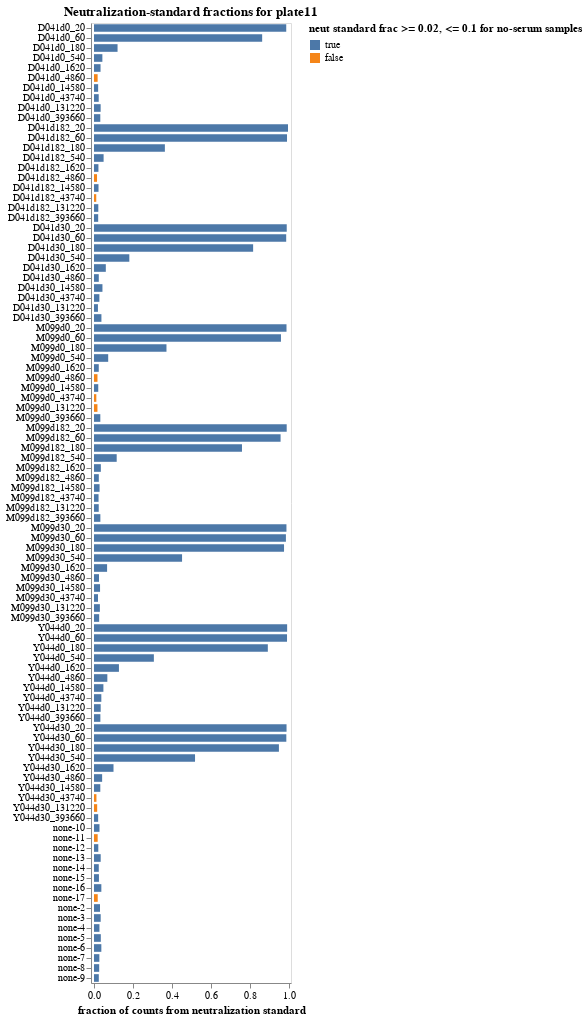

Notebook code cell kept with this figure:
### Markdown cell above
## Fraction of counts from neutralization standard
Determine the fraction of counts from the neutralization standard in each sample.

### Code cell
neut_standard_fracs = (
    counts
    .assign(neut_standard_count=lambda x: x["count"] * x["neut_standard"].astype(int))
    .groupby(
        ["serum", "dilution_factor", "sample_noplate"],
        dropna=False,
        as_index=False,
    )
    .aggregate(
        total_count=pd.NamedAgg("count", "sum"),
        neut_standard_count=pd.NamedAgg("neut_standard_count", "sum"),
    )
    .assign(
        neut_standard_frac=lambda x: x["neut_standard_count"] / x["total_count"],
        passes_qc=lambda x: (
            (x["neut_standard_frac"] >= qc_thresholds["min_neut_standard_frac"])
            & (
                (x["serum"] != "none")
                | (x["neut_standard_frac"] <= qc_thresholds["max_neut_standard_frac_no_serum"])
            )
        ),
    )
)

neut_standard_qc_desc = (
    f"neut standard frac >= {qc_thresholds['min_neut_standard_frac']}, "
    + f"<= {qc_thresholds['max_neut_standard_frac_no_serum']} for no-serum samples"
)

neut_standard_fracs_chart = (
    alt.Chart(neut_standard_fracs)
    .add_params(serum_selection)
    .transform_filter(serum_selection)
    .encode(
        alt.X(
            "neut_standard_frac",
            title="fraction of counts from neutralization standard",
            scale=alt.Scale(nice=False, padding=3),
        ),
        alt.Y(
            "sample_noplate",
            title=None,
            sort=list(
                neut_standard_fracs.sort_values(["serum", "dilution_factor"])["sample_noplate"]
            ),
        ),
        alt.Color(
            "passes_qc",
            title=neut_standard_qc_desc,
            scale=alt.Scale(domain=[True, False]),
        ),
        tooltip=neut_standard_fracs.columns.tolist(),
    )
    .mark_bar(height={"band": 0.85})
    .properties(
        height=alt.Step(10),
        width=200,
        title=f"Neutralization-standard fractions for {plate}",
    )
    .configure_axis(grid=False)
    .configure_legend(titleLimit=1000)
)

display(neut_standard_fracs_chart)

if not neut_standard_fracs["passes_qc"].all():
    qc_failures.add("min_neut_standard_frac or max_neut_standard_frac_no_serum")
    print(f"\nThe following samples failed {neut_standard_qc_desc}")
    display(neut_standard_fracs.query("not passes_qc").reset_index(drop=True))
else:
    print(f"\nAll samples passed {neut_standard_qc_desc}")

### Figure 1 — Vega-Lite specification as saved in the notebook (floating-point values rounded to 4 significant figures)
{"config": {"view": {"continuousWidth": 300, "continuousHeight": 300}, "axis": {"grid": false}, "legend": {"titleLimit": 1000}}, "data": {"name": "data-d2dd718f13958a69e6835eff33a0b172"}, "mark": {"type": "bar", "height": {"band": 0.85}}, "encoding": {"color": {"field": "passes_qc", "scale": {"domain": [true, false]}, "title": "neut standard frac >= 0.02, <= 0.1 for no-serum samples", "type": "nominal"}, "tooltip": [{"field": "serum", "type": "nominal"}, {"field": "dilution_factor", "type": "quantitative"}, {"field": "sample_noplate", "type": "nominal"}, {"field": "total_count", "type": "quantitative"}, {"field": "neut_standard_count", "type": "quantitative"}, {"field": "neut_standard_frac", "type": "quantitative"}, {"field": "passes_qc", "type": "nominal"}], "x": {"field": "neut_standard_frac", "scale": {"nice": false, "padding": 3}, "title": "fraction of counts from neutralization standard", "type": "quantitative"}, "y": {"field": "sample_noplate", "sort": ["D041d0_20", "D041d0_60", "D041d0_180", "D041d0_540", "D041d0_1620", "D041d0_4860", "D041d0_14580", "D041d0_43740", "D041d0_131220", "D041d0_393660", "D041d182_20", "D041d182_60", "D041d182_180", "D041d182_540", "D041d182_1620", "D041d182_4860", "D041d182_14580", "D041d182_43740", "D041d182_131220", "D041d182_393660", "D041d30_20", "D041d30_60", "D041d30_180", "D041d30_540", "D041d30_1620", "D041d30_4860", "D041d30_14580", "D041d30_43740", "D041d30_131220", "D041d30_393660", "M099d0_20", "M099d0_60", "M099d0_180", "M099d0_540", "M099d0_1620", "M099d0_4860", "M099d0_14580", "M099d0_43740", "M099d0_131220", "M099d0_393660", "M099d182_20", "M099d182_60", "M099d182_180", "M099d182_540", "M099d182_1620", "M099d182_4860", "M099d182_14580", "M099d182_43740", "M099d182_131220", "M099d182_393660", "M099d30_20", "M099d30_60", "M099d30_180", "M099d30_540", "M099d30_1620", "M099d30_4860", "M099d30_14580", "M099d30_43740", "M099d30_131220", "M099d30_393660", "Y044d0_20", "Y044d0_60", "Y044d0_180", "Y044d0_540", "Y044d0_1620", "Y044d0_4860", "Y044d0_14580", "Y044d0_43740", "Y044d0_131220", "Y044d0_393660", "Y044d30_20", "Y044d30_60", "Y044d30_180", "Y044d30_540", "Y044d30_1620", "Y044d30_4860", "Y044d30_14580", "Y044d30_43740", "Y044d30_131220", "Y044d30_393660", "none-10", "none-11", "none-12", "none-13", "none-14", "none-15", "none-16", "none-17", "none-2", "none-3", "none-4", "none-5", "none-6", "none-7", "none-8", "none-9"], "title": null, "type": "nominal"}}, "height": {"step": 10}, "params": [{"name": "param_1", "select": {"type": "point", "fields": ["serum"]}, "bind": {"input": "select", "options": [null, "D041d0", "D041d182", "D041d30", "M099d0", "M099d182", "M099d30", "Y044d0", "Y044d30", "none"], "labels": ["all", "D041d0", "D041d182", "D041d30", "M099d0", "M099d182", "M099d30", "Y044d0", "Y044d30", "none"], "name": "serum"}}], "title": "Neutralization-standard fractions for plate11", "transform": [{"filter": {"param": "param_1"}}], "width": 200, "$schema": "https://vega.github.io/schema/vega-lite/v5.15.1.json", "datasets": {"data-d2dd718f13958a69e6835eff33a0b172": [{"serum": "D041d0", "dilution_factor": 20, "sample_noplate": "D041d0_20", "total_count": 1666359, "neut_standard_count": 1640384, "neut_standard_frac": 0.9844, "passes_qc": true}, {"serum": "D041d0", "dilution_factor": 60, "sample_noplate": "D041d0_60", "total_count": 2229176, "neut_standard_count": 1919635, "neut_standard_frac": 0.8611, "passes_qc": true}, {"serum": "D041d0", "dilution_factor": 180, "sample_noplate": "D041d0_180", "total_count": 3600093, "neut_standard_count": 434266, "neut_standard_frac": 0.1206, "passes_qc": true}, {"serum": "D041d0", "dilution_factor": 540, "sample_noplate": "D041d0_540", "total_count": 1339228, "neut_standard_count": 57410, "neut_standard_frac": 0.04287, "passes_qc": true}, {"serum": "D041d0", "dilution_factor": 1620, "sample_noplate": "D041d0_1620", "total_count": 1416180, "neut_standard_count": 47424, "neut_standard_frac": 0.03349, "passes_qc": true}, {"serum": "D041d0", "dilution_factor": 4860, "sample_noplate": "D041d0_4860", "total_count": 1021571, "neut_standard_count": 19001, "neut_standard_frac": 0.0186, "passes_qc": false}, {"serum": "D041d0", "dilution_factor": 14580, "sample_noplate": "D041d0_14580", "total_count": 1504911, "neut_standard_count": 31956, "neut_standard_frac": 0.02123, "passes_qc": true}, {"serum": "D041d0", "dilution_factor": 43740, "sample_noplate": "D041d0_43740", "total_count": 1893485, "neut_standard_count": 45705, "neut_standard_frac": 0.02414, "passes_qc": true}, {"serum": "D041d0", "dilution_factor": 131220, "sample_noplate": "D041d0_131220", "total_count": 1629366, "neut_standard_count": 55489, "neut_standard_frac": 0.03406, "passes_qc": true}, {"serum": "D041d0", "dilution_factor": 393660, "sample_noplate": "D041d0_393660", "total_count": 1619135, "neut_standard_count": 52208, "neut_standard_frac": 0.03224, "passes_qc": true}, {"serum": "D041d182", "dilution_factor": 20, "sample_noplate": "D041d182_20", "total_count": 293395, "neut_standard_count": 291465, "neut_standard_frac": 0.9934, "passes_qc": true}, {"serum": "D041d182", "dilution_factor": 60, "sample_noplate": "D041d182_60", "total_count": 821443, "neut_standard_count": 811883, "neut_standard_frac": 0.9884, "passes_qc": true}, {"serum": "D041d182", "dilution_factor": 180, "sample_noplate": "D041d182_180", "total_count": 3369763, "neut_standard_count": 1223004, "neut_standard_frac": 0.3629, "passes_qc": true}, {"serum": "D041d182", "dilution_factor": 540, "sample_noplate": "D041d182_540", "total_count": 2490521, "neut_standard_count": 122492, "neut_standard_frac": 0.04918, "passes_qc": true}, {"serum": "D041d182", "dilution_factor": 1620, "sample_noplate": "D041d182_1620", "total_count": 1722111, "neut_standard_count": 39119, "neut_standard_frac": 0.02272, "passes_qc": true}, {"serum": "D041d182", "dilution_factor": 4860, "sample_noplate": "D041d182_4860", "total_count": 1720382, "neut_standard_count": 26756, "neut_standard_frac": 0.01555, "passes_qc": false}, {"serum": "D041d182", "dilution_factor": 14580, "sample_noplate": "D041d182_14580", "total_count": 1793622, "neut_standard_count": 41527, "neut_standard_frac": 0.02315, "passes_qc": true}, {"serum": "D041d182", "dilution_factor": 43740, "sample_noplate": "D041d182_43740", "total_count": 1844014, "neut_standard_count": 21399, "neut_standard_frac": 0.0116, "passes_qc": false}, {"serum": "D041d182", "dilution_factor": 131220, "sample_noplate": "D041d182_131220", "total_count": 1674375, "neut_standard_count": 36998, "neut_standard_frac": 0.0221, "passes_qc": true}, {"serum": "D041d182", "dilution_factor": 393660, "sample_noplate": "D041d182_393660", "total_count": 1711210, "neut_standard_count": 36718, "neut_standard_frac": 0.02146, "passes_qc": true}, {"serum": "D041d30", "dilution_factor": 20, "sample_noplate": "D041d30_20", "total_count": 1872449, "neut_standard_count": 1847983, "neut_standard_frac": 0.9869, "passes_qc": true}, {"serum": "D041d30", "dilution_factor": 60, "sample_noplate": "D041d30_60", "total_count": 1931690, "neut_standard_count": 1901168, "neut_standard_frac": 0.9842, "passes_qc": true}, {"serum": "D041d30", "dilution_factor": 180, "sample_noplate": "D041d30_180", "total_count": 2444842, "neut_standard_count": 1992209, "neut_standard_frac": 0.8149, "passes_qc": true}, {"serum": "D041d30", "dilution_factor": 540, "sample_noplate": "D041d30_540", "total_count": 1938386, "neut_standard_count": 350651, "neut_standard_frac": 0.1809, "passes_qc": true}, {"serum": "D041d30", "dilution_factor": 1620, "sample_noplate": "D041d30_1620", "total_count": 1997228, "neut_standard_count": 120824, "neut_standard_frac": 0.0605, "passes_qc": true}, {"serum": "D041d30", "dilution_factor": 4860, "sample_noplate": "D041d30_4860", "total_count": 1325770, "neut_standard_count": 32522, "neut_standard_frac": 0.02453, "passes_qc": true}, {"serum": "D041d30", "dilution_factor": 14580, "sample_noplate": "D041d30_14580", "total_count": 1712104, "neut_standard_count": 74063, "neut_standard_frac": 0.04326, "passes_qc": true}, {"serum": "D041d30", "dilution_factor": 43740, "sample_noplate": "D041d30_43740", "total_count": 1831545, "neut_standard_count": 50449, "neut_standard_frac": 0.02754, "passes_qc": true}, {"serum": "D041d30", "dilution_factor": 131220, "sample_noplate": "D041d30_131220", "total_count": 1356996, "neut_standard_count": 27385, "neut_standard_frac": 0.02018, "passes_qc": true}, {"serum": "D041d30", "dilution_factor": 393660, "sample_noplate": "D041d30_393660", "total_count": 1776688, "neut_standard_count": 67545, "neut_standard_frac": 0.03802, "passes_qc": true}, {"serum": "M099d0", "dilution_factor": 20, "sample_noplate": "M099d0_20", "total_count": 2968976, "neut_standard_count": 2926757, "neut_standard_frac": 0.9858, "passes_qc": true}, {"serum": "M099d0", "dilution_factor": 60, "sample_noplate": "M099d0_60", "total_count": 1571517, "neut_standard_count": 1504582, "neut_standard_frac": 0.9574, "passes_qc": true}, {"serum": "M099d0", "dilution_factor": 180, "sample_noplate": "M099d0_180", "total_count": 1455824, "neut_standard_count": 540253, "neut_standard_frac": 0.3711, "passes_qc": true}, {"serum": "M099d0", "dilution_factor": 540, "sample_noplate": "M099d0_540", "total_count": 2898979, "neut_standard_count": 210801, "neut_standard_frac": 0.07272, "passes_qc": true}, {"serum": "M099d0", "dilution_factor": 1620, "sample_noplate": "M099d0_1620", "total_count": 2571186, "neut_standard_count": 62777, "neut_standard_frac": 0.02442, "passes_qc": true}, {"serum": "M099d0", "dilution_factor": 4860, "sample_noplate": "M099d0_4860", "total_count": 1500619, "neut_standard_count": 26708, "neut_standard_frac": 0.0178, "passes_qc": false}, {"serum": "M099d0", "dilution_factor": 14580, "sample_noplate": "M099d0_14580", "total_count": 2009559, "neut_standard_count": 43811, "neut_standard_frac": 0.0218, "passes_qc": true}, {"serum": "M099d0", "dilution_factor": 43740, "sample_noplate": "M099d0_43740", "total_count": 1940012, "neut_standard_count": 23207, "neut_standard_frac": 0.01196, "passes_qc": false}, {"serum": "M099d0", "dilution_factor": 131220, "sample_noplate": "M099d0_131220", "total_count": 1497969, "neut_standard_count": 26471, "neut_standard_frac": 0.01767, "passes_qc": false}, {"serum": "M099d0", "dilution_factor": 393660, "sample_noplate": "M099d0_393660", "total_count": 1814843, "neut_standard_count": 58720, "neut_standard_frac": 0.03236, "passes_qc": true}, {"serum": "M099d182", "dilution_factor": 20, "sample_noplate": "M099d182_20", "total_count": 1789623, "neut_standard_count": 1765942, "neut_standard_frac": 0.9868, "passes_qc": true}, {"serum": "M099d182", "dilution_factor": 60, "sample_noplate": "M099d182_60", "total_count": 2372895, "neut_standard_count": 2267192, "neut_standard_frac": 0.9555, "passes_qc": true}, {"serum": "M099d182", "dilution_factor": 180, "sample_noplate": "M099d182_180", "total_count": 2271848, "neut_standard_count": 1721480, "neut_standard_frac": 0.7577, "passes_qc": true}, {"serum": "M099d182", "dilution_factor": 540, "sample_noplate": "M099d182_540", "total_count": 2159572, "neut_standard_count": 250944, "neut_standard_frac": 0.1162, "passes_qc": true}, {"serum": "M099d182", "dilution_factor": 1620, "sample_noplate": "M099d182_1620", "total_count": 2690023, "neut_standard_count": 94322, "neut_standard_frac": 0.03506, "passes_qc": true}, {"serum": "M099d182", "dilution_factor": 4860, "sample_noplate": "M099d182_4860", "total_count": 2100378, "neut_standard_count": 51718, "neut_standard_frac": 0.02462, "passes_qc": true}, {"serum": "M099d182", "dilution_factor": 14580, "sample_noplate": "M099d182_14580", "total_count": 1785450, "neut_standard_count": 50970, "neut_standard_frac": 0.02855, "passes_qc": true}, {"serum": "M099d182", "dilution_factor": 43740, "sample_noplate": "M099d182_43740", "total_count": 2027664, "neut_standard_count": 47353, "neut_standard_frac": 0.02335, "passes_qc": true}, {"serum": "M099d182", "dilution_factor": 131220, "sample_noplate": "M099d182_131220", "total_count": 2217300, "neut_standard_count": 53805, "neut_standard_frac": 0.02427, "passes_qc": true}, {"serum": "M099d182", "dilution_factor": 393660, "sample_noplate": "M099d182_393660", "total_count": 1675409, "neut_standard_count": 54599, "neut_standard_frac": 0.03259, "passes_qc": true}, {"serum": "M099d30", "dilution_factor": 20, "sample_noplate": "M099d30_20", "total_count": 1619483, "neut_standard_count": 1595949, "neut_standard_frac": 0.9855, "passes_qc": true}, {"serum": "M099d30", "dilution_factor": 60, "sample_noplate": "M099d30_60", "total_count": 2128033, "neut_standard_count": 2091290, "neut_standard_frac": 0.9827, "passes_qc": true}, {"serum": "M099d30", "dilution_factor": 180, "sample_noplate": "M099d30_180", "total_count": 2056137, "neut_standard_count": 2000887, "neut_standard_frac": 0.9731, "passes_qc": true}, {"serum": "M099d30", "dilution_factor": 540, "sample_noplate": "M099d30_540", "total_count": 1585297, "neut_standard_count": 714862, "neut_standard_frac": 0.4509, "passes_qc": true}, {"serum": "M099d30", "dilution_factor": 1620, "sample_noplate": "M099d30_1620", "total_count": 1556324, "neut_standard_count": 104317, "neut_standard_frac": 0.06703, "passes_qc": true}, {"serum": "M099d30", "dilution_factor": 4860, "sample_noplate": "M099d30_4860", "total_count": 1885530, "neut_standard_count": 48410, "neut_standard_frac": 0.02567, "passes_qc": true}, {"serum": "M099d30", "dilution_factor": 14580, "sample_noplate": "M099d30_14580", "total_count": 1901335, "neut_standard_count": 58898, "neut_standard_frac": 0.03098, "passes_qc": true}, {"serum": "M099d30", "dilution_factor": 43740, "sample_noplate": "M099d30_43740", "total_count": 2669774, "neut_standard_count": 54762, "neut_standard_frac": 0.02051, "passes_qc": true}, {"serum": "M099d30", "dilution_factor": 131220, "sample_noplate": "M099d30_131220", "total_count": 1975105, "neut_standard_count": 59419, "neut_standard_frac": 0.03008, "passes_qc": true}, {"serum": "M099d30", "dilution_factor": 393660, "sample_noplate": "M099d30_393660", "total_count": 686426, "neut_standard_count": 18158, "neut_standard_frac": 0.02645, "passes_qc": true}, {"serum": "Y044d0", "dilution_factor": 20, "sample_noplate": "Y044d0_20", "total_count": 1782539, "neut_standard_count": 1762925, "neut_standard_frac": 0.989, "passes_qc": true}, {"serum": "Y044d0", "dilution_factor": 60, "sample_noplate": "Y044d0_60", "total_count": 1902818, "neut_standard_count": 1880794, "neut_standard_frac": 0.9884, "passes_qc": true}, {"serum": "Y044d0", "dilution_factor": 180, "sample_noplate": "Y044d0_180", "total_count": 1935354, "neut_standard_count": 1722689, "neut_standard_frac": 0.8901, "passes_qc": true}, {"serum": "Y044d0", "dilution_factor": 540, "sample_noplate": "Y044d0_540", "total_count": 1683798, "neut_standard_count": 516195, "neut_standard_frac": 0.3066, "passes_qc": true}, {"serum": "Y044d0", "dilution_factor": 1620, "sample_noplate": "Y044d0_1620", "total_count": 2030850, "neut_standard_count": 259322, "neut_standard_frac": 0.1277, "passes_qc": true}, {"serum": "Y044d0", "dilution_factor": 4860, "sample_noplate": "Y044d0_4860", "total_count": 1501676, "neut_standard_count": 102563, "neut_standard_frac": 0.0683, "passes_qc": true}, {"serum": "Y044d0", "dilution_factor": 14580, "sample_noplate": "Y044d0_14580", "total_count": 1416991, "neut_standard_count": 68220, "neut_standard_frac": 0.04814, "passes_qc": true}, {"serum": "Y044d0", "dilution_factor": 43740, "sample_noplate": "Y044d0_43740", "total_count": 1690647, "neut_standard_count": 63472, "neut_standard_frac": 0.03754, "passes_qc": true}, {"serum": "Y044d0", "dilution_factor": 131220, "sample_noplate": "Y044d0_131220", "total_count": 1507362, "neut_standard_count": 51600, "neut_standard_frac": 0.03423, "passes_qc": true}, {"serum": "Y044d0", "dilution_factor": 393660, "sample_noplate": "Y044d0_393660", "total_count": 1288075, "neut_standard_count": 42051, "neut_standard_frac": 0.03265, "passes_qc": true}, {"serum": "Y044d30", "dilution_factor": 20, "sample_noplate": "Y044d30_20", "total_count": 2310884, "neut_standard_count": 2278426, "neut_standard_frac": 0.986, "passes_qc": true}, {"serum": "Y044d30", "dilution_factor": 60, "sample_noplate": "Y044d30_60", "total_count": 1951541, "neut_standard_count": 1921973, "neut_standard_frac": 0.9848, "passes_qc": true}, {"serum": "Y044d30", "dilution_factor": 180, "sample_noplate": "Y044d30_180", "total_count": 2178333, "neut_standard_count": 2062614, "neut_standard_frac": 0.9469, "passes_qc": true}, {"serum": "Y044d30", "dilution_factor": 540, "sample_noplate": "Y044d30_540", "total_count": 2057965, "neut_standard_count": 1064780, "neut_standard_frac": 0.5174, "passes_qc": true}, {"serum": "Y044d30", "dilution_factor": 1620, "sample_noplate": "Y044d30_1620", "total_count": 2005679, "neut_standard_count": 200376, "neut_standard_frac": 0.0999, "passes_qc": true}, {"serum": "Y044d30", "dilution_factor": 4860, "sample_noplate": "Y044d30_4860", "total_count": 1550302, "neut_standard_count": 64593, "neut_standard_frac": 0.04166, "passes_qc": true}, {"serum": "Y044d30", "dilution_factor": 14580, "sample_noplate": "Y044d30_14580", "total_count": 1788953, "neut_standard_count": 57751, "neut_standard_frac": 0.03228, "passes_qc": true}, {"serum": "Y044d30", "dilution_factor": 43740, "sample_noplate": "Y044d30_43740", "total_count": 1984070, "neut_standard_count": 24895, "neut_standard_frac": 0.01255, "passes_qc": false}, {"serum": "Y044d30", "dilution_factor": 131220, "sample_noplate": "Y044d30_131220", "total_count": 2226172, "neut_standard_count": 36237, "neut_standard_frac": 0.01628, "passes_qc": false}, {"serum": "Y044d30", "dilution_factor": 393660, "sample_noplate": "Y044d30_393660", "total_count": 1769753, "neut_standard_count": 37674, "neut_standard_frac": 0.02129, "passes_qc": true}, {"serum": "none", "dilution_factor": null, "sample_noplate": "none-10", "total_count": 1868677, "neut_standard_count": 52543, "neut_standard_frac": 0.02812, "passes_qc": true}, {"serum": "none", "dilution_factor": null, "sample_noplate": "none-11", "total_count": 1514580, "neut_standard_count": 28467, "neut_standard_frac": 0.0188, "passes_qc": false}, {"serum": "none", "dilution_factor": null, "sample_noplate": "none-12", "total_count": 1866784, "neut_standard_count": 41134, "neut_standard_frac": 0.02203, "passes_qc": true}, {"serum": "none", "dilution_factor": null, "sample_noplate": "none-13", "total_count": 1203924, "neut_standard_count": 41282, "neut_standard_frac": 0.03429, "passes_qc": true}, {"serum": "none", "dilution_factor": null, "sample_noplate": "none-14", "total_count": 1152979, "neut_standard_count": 28216, "neut_standard_frac": 0.02447, "passes_qc": true}, {"serum": "none", "dilution_factor": null, "sample_noplate": "none-15", "total_count": 1278003, "neut_standard_count": 32324, "neut_standard_frac": 0.02529, "passes_qc": true}, {"serum": "none", "dilution_factor": null, "sample_noplate": "none-16", "total_count": 1842256, "neut_standard_count": 69354, "neut_standard_frac": 0.03765, "passes_qc": true}, {"serum": "none", "dilution_factor": null, "sample_noplate": "none-17", "total_count": 1794001, "neut_standard_count": 34228, "neut_standard_frac": 0.01908, "passes_qc": false}, {"serum": "none", "dilution_factor": null, "sample_noplate": "none-2", "total_count": 1838654, "neut_standard_count": 56592, "neut_standard_frac": 0.03078, "passes_qc": true}, {"serum": "none", "dilution_factor": null, "sample_noplate": "none-3", "total_count": 2037204, "neut_standard_count": 69868, "neut_standard_frac": 0.0343, "passes_qc": true}, {"serum": "none", "dilution_factor": null, "sample_noplate": "none-4", "total_count": 2140772, "neut_standard_count": 59696, "neut_standard_frac": 0.02789, "passes_qc": true}, {"serum": "none", "dilution_factor": null, "sample_noplate": "none-5", "total_count": 2094930, "neut_standard_count": 73155, "neut_standard_frac": 0.03492, "passes_qc": true}, {"serum": "none", "dilution_factor": null, "sample_noplate": "none-6", "total_count": 1827060, "neut_standard_count": 68689, "neut_standard_frac": 0.0376, "passes_qc": true}, {"serum": "none", "dilution_factor": null, "sample_noplate": "none-7", "total_count": 1618266, "neut_standard_count": 44401, "neut_standard_frac": 0.02744, "passes_qc": true}, {"serum": "none", "dilution_factor": null, "sample_noplate": "none-8", "total_count": 2111495, "neut_standard_count": 56127, "neut_standard_frac": 0.02658, "passes_qc": true}, {"serum": "none", "dilution_factor": null, "sample_noplate": "none-9", "total_count": 1686234, "neut_standard_count": 41416, "neut_standard_frac": 0.02456, "passes_qc": true}]}}
